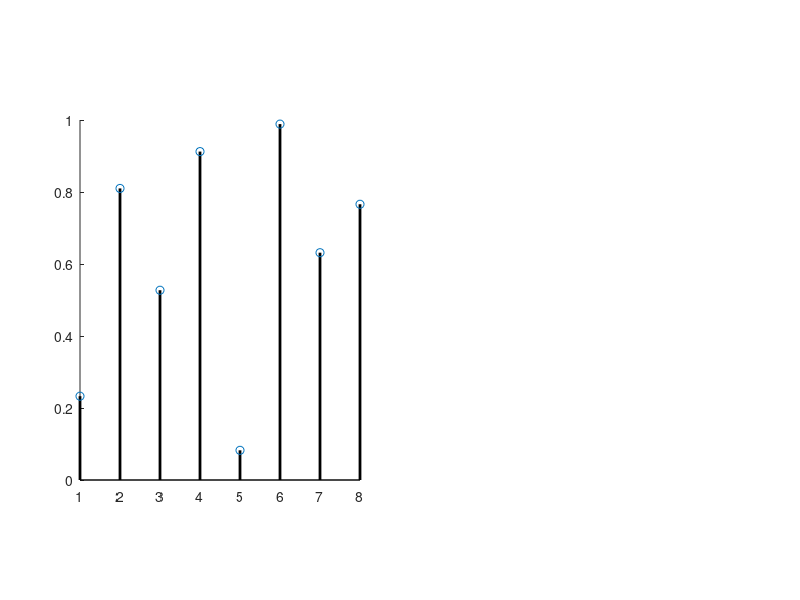

This figure's MATLAB source: (Note: this script raises an error after producing the figure.)
clear all
close all
data_path='/Users/eghbalhosseiniasl1/MyData/ecog-sentence';

analysis_path='/Users/eghbalhosseiniasl1/MyData/ECoG-sentence/analysis/swjn_graphic_incremental_mutual_info';
%
if 1
    fprintf('adding basic ecog tools to path \n');
    addpath('~/MyCodes/basic-ecog-tools/');
    addpath(genpath('~/MyCodes/ecog-sentence/'));
    addpath(genpath('~/MyCodes/basic-ecog-tools/activeBrain'));
    addpath(genpath('~/MyCodes/basic-ecog-tools/ecog-filters'));
    addpath(genpath('~/MyCodes/basic-ecog-tools/mex'));
end


%%
x=1:8;
y=rand(1,8) ;

f=figure;
set(f,'position',[1572         802         778         210])
ax=axes('position',[.1,.2,.35,.6]);
hold on
a=stem(x,y,'DisplayName','pMI','Color',[0,0,0],'LineWidth',2)
ax.XTick=x;
thr=.25;
plot(ax.XLim,ax.YLim*0+thr,'--','DisplayName','threshold','Color',[.5,.5,.5])
ax.XTick=x;
ax.XLabel.String='word position'
ax.YLabel.String='amplitude'
ax.YLim=[0,1.5]
y_nan=y;
y_nan(y_nan<thr)=0;
legend('show','Location','northwest')

ax=axes('position',[.55,.2,.35,.6]);
hold on
a=plot(x,cumsum(y),'o-','DisplayName','without threshold','color',[0,0,0],'linewidth',2)
ax.XTick=x;
ax.YLabel.String='gamma power'
ax.XLabel.String='word position'
hold on
a=plot(x,nancumsum(y_nan,2),'o-','DisplayName','with threshold','color',[.5,.5,.5],'linewidth',2)
ax.XTick=x;
legend('show','Location','northwest')
arr.MaxHeadSize=0;
        if ~exist(strcat(analysis_path))
            mkdir(strcat(analysis_path))
        end 

% 
print(f, '-djpeg', strcat(analysis_path,'/pmi_threshold.jpeg'));
%% 
[X,Y] = meshgrid(cosd(theta)',sind(theta)');
f=figure;
ax=axes('position',[.1,.1,.8,.8]);
hold on
arr=arrayfun(@(x,y) quiver3(0*x,0*x,0*x,x,y,x*0,0,'k'), X(1,1:end),transpose(Y(1:end,1)))
arrayfun(@(x) set(x,'linewidth',1),arr)
arr=quiver3(0,0,0,0,0,1,0,'k');
arrayfun(@(x) set(x,'linewidth',1),arr);
set(ax,'View',[151.8282 19.1377])
ax.YAxis.Visible='off';
ax.XAxis.Visible='off';
ax.ZAxis.Visible='off';
% 
U=rand(1,3);
U=U./norm(U);
V=rand(1,3);
V=V./norm(V);
U=1*[.3,.6,.8];
V=1*[.6,.3,.5];
V=V./norm(V);
U=U./norm(U);
W=U*dot(U,V)/(norm(U)*norm(V));
arr=quiver3(0,0,0,W(1),W(2),W(3),0,'Color',[.2,.2,.2]);
text(U(1)/2-.02,U(2)/2,U(3)/2.5,'|V_{w_j}|','HorizontalAlignment','left','fontsize',16)
arr.MaxHeadSize=0;
arrayfun(@(x) set(x,'linewidth',3),arr)
arr=quiver3(0,0,0,U(1),U(2),U(3),0,'r');
arr.MaxHeadSize=.5;
text(U(1)-.05,U(2),U(3),'V_{w_i}','HorizontalAlignment','left','fontsize',16)
arrayfun(@(x) set(x,'linewidth',2),arr)
arr=quiver3(0,0,0,V(1),V(2),V(3),0,'b');
text(V(1)/2-.05,V(2)/2,V(3)/2,'V_{w_j}','HorizontalAlignment','left','fontsize',16)
arr.MaxHeadSize=.8;
arrayfun(@(x) set(x,'linewidth',2),arr)

W=W-V;
arr=quiver3(V(1),V(2),V(3),W(1),W(2),W(3),0,'Color',[.2,.2,.2],'LineStyle','--');
arr.MaxHeadSize=0;
        if ~exist(strcat(analysis_path))
            mkdir(strcat(analysis_path))
        end 
print(f, '-djpeg', strcat(analysis_path,'/norm_sum.jpeg'));

%% 
